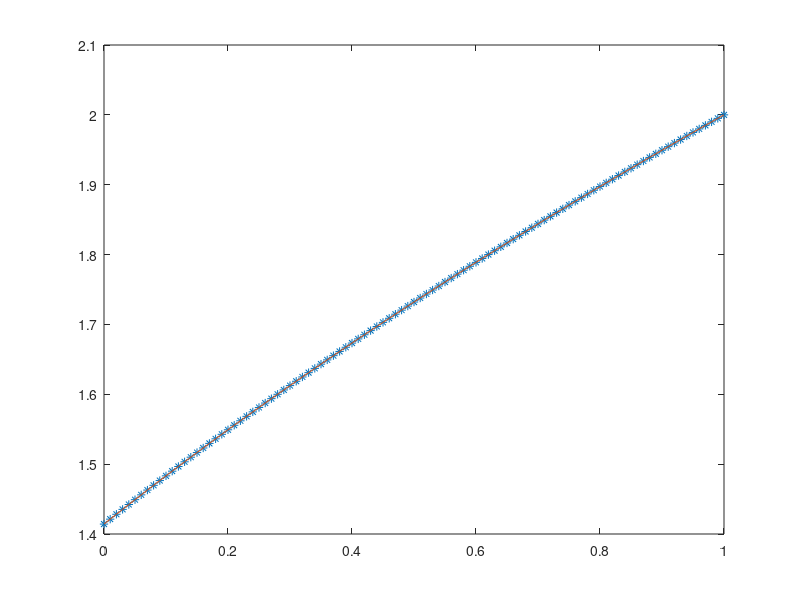

Write MATLAB code to recreate this figure.
%%%%%%%%%%%%%%%%%%%%%%%%%%%%%%%%%%%%%%%%%
%  -u'' + (u')^3 = 0                    %
%     (u+u')|0 = 3/sqrt(2), u'(1) = 0.5 %
%                                       %
% Exact = sqrt(2*(1+x))                 %
%%%%%%%%%%%%%%%%%%%%%%%%%%%%%%%%%%%%%%%%%

clear all
close all

N = 100;

a = 0; b = 1;

h = (b-a)/N;
x = a:h:b;
K = zeros(N+1,N+1);
J = zeros(N+1,N+1);
F = zeros(N+1,1);

k = [1/h -1/h; -1/h 1/h];
error = 100;
tol = 10^-4;

U = zeros(N+1,1);
RHS = zeros(N+1,1);

for j=1:N
    K([j j+1],[j j+1]) = K([j j+1],[j j+1]) + k;
end
K(1,1) = K(1,1)-1;

while error > tol
    J = zeros(N+1);
    F = zeros(N+1,1);
    for j=1:N
        J([j j+1],[j j+1]) = J([j j+1],[j j+1]) + ...
            [1/h + 3*(U(j+1)-U(j))^2/(2*h^2), -1/h - 3*(U(j+1)-U(j))^2/(2*h^2);...
             -1/h + 3*(U(j+1)-U(j))^2/(2*h^2), 1/h - 3*(U(j+1)-U(j))^2/(2*h^2)];
        F([j j+1],1) = F([j j+1],1) + [(U(j+1)-U(j))^3/(2*h^2); (U(j+1)-U(j))^3/(2*h^2)];
    end
    
    % Boundary conditons;
    RHS(1) = -3/sqrt(2);
    RHS(N+1) = 0.5;   
    J(1,1) = J(1,1) - 1;
    
    FU = K*U-F-RHS;
    
    DELTA = J\FU;
    U2 = U - DELTA;
    error = max(abs(U2-U)); % Compute the error.
    
    U = U2;
end
exact = zeros(N+1,1);
for j=1:N+1
    exact(j) = sqrt(2*(1+x(j)));
end
plot(x,U,'*',x,exact);